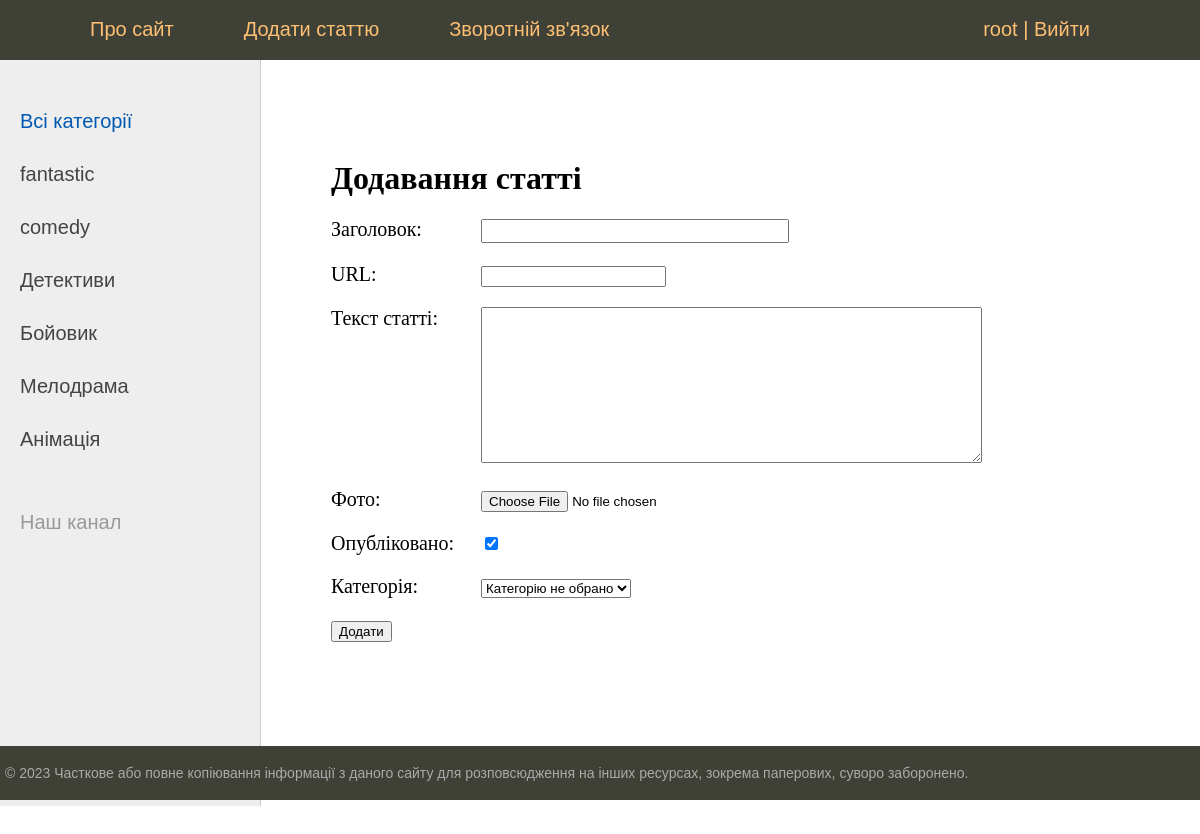
Screenshot of /addpage/ (signed in) with the database file from the repository.
### movies/models.py (models this page shows)
class Category(models.Model):
    name = models.CharField(max_length=100, db_index=True)
    slug = models.SlugField(max_length=255, unique=True, null=True, db_index=True, verbose_name="URL")
    def __str__(self):
        return self.name
    def get_absolute_url(self):
        return reverse('category', kwargs={'cat_slug': self.slug})
    class Meta:
        verbose_name = 'Категорія'
        verbose_name_plural = 'Категорії'
        ordering = ['id']

### movies/views.py (the view)
# urls.py: path('addpage/', AddPage.as_view(), name='addpage'),
class AddPage(LoginRequiredMixin, DataMixin, CreateView):
    form_class = AddPostForm
    template_name = 'movies/addpage.html'
    success_url = reverse_lazy('home')
    login_url = reverse_lazy('home')
    raise_exception = True
    def get_context_data(self, *, object_list=None, **kwargs):
        context = super().get_context_data(**kwargs)
        c_def = self.get_user_context(title='Додавання статті')
        context = dict(list(context.items()) + list(c_def.items()))
        return context

### movies/forms.py
class AddPostForm(forms.ModelForm):
    def __init__(self, *args, **kwargs):
        super().__init__(*args, **kwargs)
        self.fields['cat'].empty_label = 'Категорію не обрано'
    class Meta:
        model = Movie
        fields = ['title', 'slug', 'content', 'photo', 'is_published', 'cat']
        widgets = {
                'title': forms.TextInput(attrs={'class': 'form-input'}),
                'content': forms.Textarea(attrs={'cols': 60, "rows": 10})
                }

### movies/utils.py (called while the page is built)
    def get_user_context(self, **kwargs):
        context = kwargs
        cats = cache.get('cats')
        if not cats:
            cats = Category.objects.all()
            cache.set('cats', cats, 60)
        user_menu = menu.copy()
        if not self.request.user.is_authenticated:
            user_menu.pop(1)
        context['menu'] = user_menu
        context['cats'] = cats
        if 'cat_selected' not in context:
            context['cat_selected'] = 0
        return context

### movies/Templates/movies/addpage.html (shortened to what this page needs)
{% extends 'movies/base.html' %}
{% block content %}
<h1>{{title}}</h1>
<form action="{% url 'addpage' %}" method="post" enctype="multipart/form-data">
  {% for f in form %}
  <p><label class="form-label" for="{{f.id_for_label}}">{{f.label}}: </label>{{f}}</p>
  {% endfor %}
  <button type="submit">Додати</button>
</form>
  {% endblock %}

### movies/Templates/movies/base.html (shortened to what this page needs)
<!DOCTYPE html>
{% load static %}
{% load cache %}
<html>
<head>
	<link type="text/css" href="{% static 'movies/css/styles.css' %}" rel="stylesheet" />
</head>
<body>
<table class="table-page" border=0 cellpadding="0" cellspacing="0">
<tr><td valign=top>
{% block mainmenu %}
		<div class="header">
			<ul id="mainmenu" class="mainmenu">
			<li class="logo"><a href="/"><div class="logo"></div></a></li>
{% for m in menu %}
				<li><a href="{% url m.url_name %}">{{m.title}}</a></li>
	{% endfor %}
				<li class="last">
				{% if request.user.is_authenticated %}
					<li class="last"> {{user.username}} | <a href="{% url 'logout' %}">Вийти</a></li>
					{% else %}
				<li class="last"><a href="{% url 'register' %}">Регістрація</a> | <a href="{% url 'login' %}">Увійти</a></li>
					{% endif %}
				</li>
			</ul>
		</div>
{% endblock mainmenu %}
<table class="table-content" border=0 cellpadding="0" cellspacing="0">
<tr>
	<td valign="top" class="left-chapters">
	<ul id="leftchapters">
		{% cache 60 sidebar %}
{% if cat_selected == 0 %}
		<li class="selected">Всі категорії</li>
{% else %}
		<li><a href="{% url 'home' %}">Всі категорії</a></li>
{% endif %}
		{% endcache %}
{% for c in cats %}
		{% if c.pk == cat_selected %}
			<li class="selected">{{c.name}}</li>
		{% else %}
			<li><a href="{{ c.get_absolute_url }}">{{c.name}}</a></li>
		{% endif %}
{% endfor %}
		<li class="share">
		<p>Наш канал</p>
		<a class="share-yt" href="https://www.youtube.com/watch?v=Gxkpidxz4-c" target="_blank" rel="nofollow"></a>
		</li>
	</ul>
</td>
<td valign="top" class="content">
	<div class="content-text">
{% block content %}
{% endblock %}
	</div>
</td></tr></table>
</td></tr>
<tr><td valign=top>
	<div id="footer">
		<p>&copy; 2023 Часткове або повне копіювання інформації з даного сайту для розповсюдження на інших ресурсах, зокрема паперових, суворо заборонено.</p>
	</div>
</td></tr></table>
</body>
</html>

### movies/static/movies/css/styles.css (style rules this page uses)
html, body { font-family: 'Arial'; margin: 0; padding: 0; height: 100%; width: 100%; color: #444; }
a { color: #0059b2; text-decoration: none; }
.table-page { width: 100%; height: 100%; vertical-align: top; }
.table-page tr { height: 100%; }
.header { background: #3F4137; height: 60px; }
.logo { background: url('../images/logo_step.png') no-repeat 10px 5px; width: 60px; height: 60px; }
ul.mainmenu { list-style: none; margin: 0; padding: 0; height: 60px; color: #fdc073; font-size: 20px; overflow: hidden; }
ul.mainmenu li { float: left; margin: 18px 40px 0 30px; }
ul.mainmenu li.logo { margin: 0; }
ul.mainmenu li.last { float: right; }
ul.mainmenu li a { color: #fdc073; text-decoration: none; }
.table-content { width: 100%; min-height: 100%; height: 100%; }
.left-chapters { margin: 0; background: #eee; border-right: 1px solid #ccc; min-height: 100%; }
.left-chapters ul { width: 230px; min-height: 100%; margin: 0; padding: 20px 10px 10px 20px; list-style: none; font-size: 20px; }
.left-chapters ul li { margin: 30px 0 0 0; color: #999; }
.left-chapters ul li.selected { color: #0059b2; }
.left-chapters ul li a { color: #444; text-decoration: none; }
.left-chapters ul li.share { margin: 60px 0 0 0; }
.left-chapters ul li.share p { margin: 30px 0 30px 0; }
.left-chapters ul li.share a { display: inline-block; width: 40px; height: 40px; margin: 0 20px 0 0; }
.left-chapters ul li.share a.share-yt { width: 100%; height: 30px; background: url('../images/share_yt.png') no-repeat 0 0 }
.content { padding: 40px 20px 20px 40px; width: 100%; box-sizing: border-box; }
.content-text { margin: 60px 0 0 30px; color: #000; font-size: 20px; font-family: Yandex Sans Display Light; }
.content-text h1 { font-size: 32px; }
#footer { box-sizing: border-box; background: #3F4137; padding: 5px; color: #aaa; font-size: 14px; font-family: Verdana, Geneva, Arial, Helvetica; text-align: left; overflow: hidden; }
.form-input { width: 300px; font-size: 16px; }
.form-label { display: inline-block; min-width: 150px; vertical-align: top; }

### rows the page displays
Category: name "fantastic"
Category: name "comedy"
Category: name "Детективи"
Category: name "Бойовик"
Category: name "Мелодрама"
Category: name "Анімація"

### other values shown
{{ m.title }} "Про сайт" "Додати статтю" "Зворотній зв'язок"
{{ user.username }} "root"
{{ title }} "Додавання статті"
{{ f.label }} "Заголовок" "URL" "Текст статті" "Фото" "Опубліковано" "Категорія"
